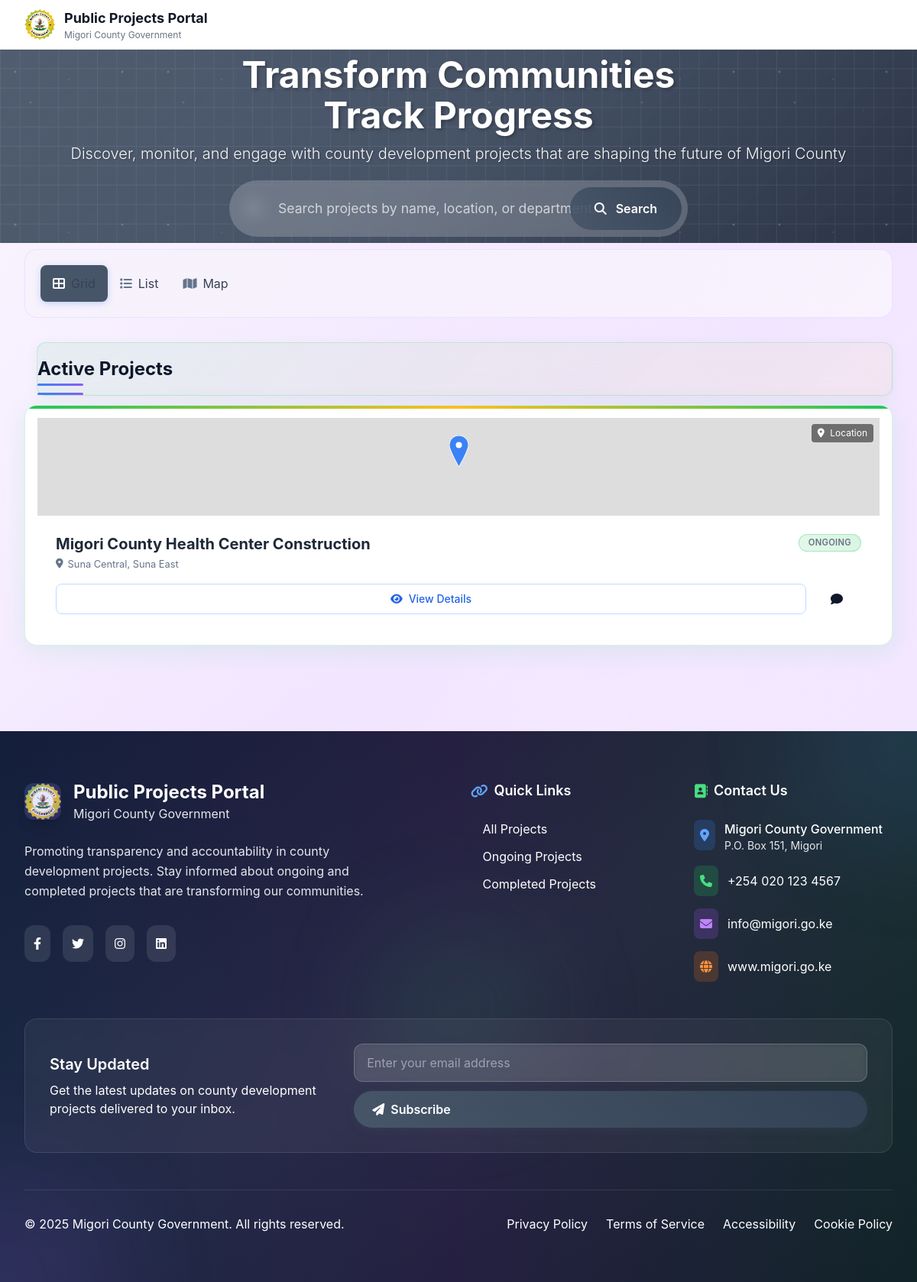
The page / on the database its author committed.
### tables this page shows
CREATE TABLE `projects` (
  `id` int(11) NOT NULL,
  `project_name` varchar(255) NOT NULL,
  `description` text DEFAULT NULL,
  `department_id` int(11) NOT NULL,
  `project_year` int(11) NOT NULL,
  `county_id` int(11) NOT NULL,
  `sub_county_id` int(11) NOT NULL,
  `ward_id` int(11) NOT NULL,
  `location_address` text DEFAULT NULL,
  `location_coordinates` varchar(100) DEFAULT NULL,
  `start_date` date DEFAULT NULL,
  `expected_completion_date` date DEFAULT NULL,
  `actual_completion_date` date DEFAULT NULL,
  `contractor_name` varchar(255) DEFAULT NULL,
  `contractor_contact` varchar(100) DEFAULT NULL,
  `status` enum('planning','ongoing','completed','suspended','cancelled') NOT NULL DEFAULT 'planning',
  `visibility` enum('private','published') DEFAULT 'private',
  `step_status` enum('awaiting','running','completed') DEFAULT 'awaiting',
  `progress_percentage` decimal(5,2) DEFAULT 0.00,
  `total_steps` int(11) DEFAULT 0,
  `completed_steps` int(11) DEFAULT 0,
  `created_by` int(11) DEFAULT NULL,
  `created_at` timestamp NOT NULL DEFAULT current_timestamp(),
  `updated_at` timestamp NOT NULL DEFAULT current_timestamp() ON UPDATE current_timestamp(),
  `average_rating` decimal(3,2) DEFAULT 5.00,
  `total_ratings` int(11) DEFAULT 0,
  `allocated_budget` decimal(15,2) DEFAULT 0.00,
  `spent_budget` decimal(15,2) DEFAULT 0.00,
  `budget_status` enum('not_allocated','allocated','overspent') DEFAULT 'not_allocated',
  `total_budget` decimal(15,2) DEFAULT NULL
);

CREATE TABLE `wards` (
  `id` int(11) NOT NULL,
  `name` varchar(100) NOT NULL,
  `sub_county_id` int(11) NOT NULL,
  `created_at` timestamp NOT NULL DEFAULT current_timestamp()
);

CREATE TABLE `sub_counties` (
  `id` int(11) NOT NULL,
  `name` varchar(100) NOT NULL,
  `county_id` int(11) NOT NULL,
  `created_at` timestamp NOT NULL DEFAULT current_timestamp()
);

### index.php (the view, shortened to what this page needs)
<?php
require_once 'includes/functions.php';
$search_query = $_GET['search'] ?? '';
function get_projects_by_status($status, $search_query = '', $limit = 6, $offset = 0) {
    global $pdo;
    $sql = "SELECT p.*, d.name as department_name, w.name as ward_name,
                   sc.name as sub_county_name, c.name as county_name
            FROM projects p
            JOIN departments d ON p.department_id = d.id
            JOIN wards w ON p.ward_id = w.id
            JOIN sub_counties sc ON p.sub_county_id = sc.id
            JOIN counties c ON p.county_id = c.id
            WHERE p.visibility = 'published' AND p.status = ?";
    $params = [$status];
    $sql .= " ORDER BY p.created_at DESC LIMIT ? OFFSET ?";
    $params[] = $limit;
    $params[] = $offset;
    $stmt = $pdo->prepare($sql);
    $stmt->execute($params);
    return $stmt->fetchAll();
}
$items_per_page = 6;
$ongoing_page = max(1, (int)($_GET['ongoing_page'] ?? 1));
$ongoing_offset = ($ongoing_page - 1) * $items_per_page;
$ongoing_projects = get_projects_by_status('ongoing', $search_query, $items_per_page, $ongoing_offset);
include 'includes/header.php';
?>
<link rel="stylesheet" href="https://unpkg.com/leaflet@1.9.4/dist/leaflet.css"/>
<section class="hero-modern">
    <div class="max-w-7xl mx-auto px-4 sm:px-6 lg:px-8">
        <div class="hero-content">
            <h1 class="hero-title text-white">
                Transform Communities
                <br>
                Track Progress
            </h1>
            <p class="hero-subtitle text-white">
                Discover, monitor, and engage with county development projects
                that are shaping the future of Migori County
            </p>
            <div class="search-modern">
                <form method="GET" action="index" class="relative">
                    <i class="fas fa-search search-icon"></i>
                    <input type="text" name="search" value="<?php echo htmlspecialchars($search_query); ?>"
                           placeholder="Search projects by name, location, or department..."
                           class="search-input">
                    <button type="submit" class="search-btn">
                        <i class="fas fa-search mr-2"></i>
                        Search
                    </button>
                </form>
            </div>
        </div>
    </div>
</section>
<section class="py-2 relative z-10">
    <div class="max-w-7xl mx-auto px-4 sm:px-6 lg:px-8">
        <div class="filter-section-modern">
            <div class="filter-grid-modern">
                <div class="view-toggle-modern">
                    <button id="gridView" onclick="switchView('grid')" class="view-btn-modern active">
                        <i class="fas fa-th-large"></i>
                        <span>Grid</span>
                    </button>
                    <button id="listView" onclick="switchView('list')" class="view-btn-modern">
                        <i class="fas fa-list"></i>
                        <span>List</span>
                    </button>
                    <button id="mapView" onclick="switchView('map')" class="view-btn-modern">
                        <i class="fas fa-map"></i>
                        <span>Map</span>
                    </button>
                </div>
            </div>
        </div>
    </div>
</section>
<main class="max-w-7xl mx-auto px-4 sm:px-6 lg:px-8 pb-4 relative z-10">
    <section id="gridContainer">
        <?php if (!empty($ongoing_projects)): ?>
        <div class="mb-4 fade-in-up">
            <div class="category-header-modern">
                <div class="category-title-modern">
                    Active Projects
                </div>
            </div>
            <div class="grid-modern">
                <?php foreach ($ongoing_projects as $index => $project): ?>
                    <div class="project-card-modern fade-in-up" style="--stagger-delay: <?php echo $index * 0.1; ?>s">
                        <?php if (!empty($project['location_coordinates'])): ?>
                            <div class="h-32 bg-gray-200 relative cursor-pointer" onclick="window.location.href='<?php echo BASE_URL; ?>projectDetails/<?php echo $project['id']; ?>'">
                                <div id="map-preview-<?php echo $project['id']; ?>" class="w-full h-full"></div>
                                <div class="absolute top-2 right-2 bg-black bg-opacity-50 text-white px-2 py-1 rounded text-xs">
                                    <i class="fas fa-map-marker-alt mr-1"></i>
                                    Location
                                </div>
                            </div>
                        <?php endif; ?>
                        <div class="p-6">
                            <div class="project-header">
                                <div>
                                    <h3 class="project-title"><?php echo htmlspecialchars($project['project_name']); ?></h3>
                                    <div class="project-location">
                                        <i class="fas fa-map-marker-alt"></i>
                                        <?php echo htmlspecialchars($project['ward_name'] . ', ' . $project['sub_county_name']); ?>
                                    </div>
                                </div>
                                <span class="status-badge-modern status-ongoing">
                                    Ongoing
                                </span>
                            </div>
                            <div class="flex gap-2 mt-4">
                                <a href="<?php echo BASE_URL; ?>projectDetails/<?php echo $project['id']; ?>"
                                   class="text-blue-600 hover:text-blue-800 font-medium text-sm transition-colors duration-200 flex items-center justify-center flex-1 px-4 py-2 border border-blue-200 rounded-lg hover:bg-blue-50">
                                    <i class="fas fa-eye mr-2"></i>
                                    View Details
                                </a>
                                <a href="#" onclick="openFeedbackModal(<?php echo $project['id']; ?>); return false;"
                                   class="btn-modern btn-secondary-modern">
                                    <i class="fas fa-comment"></i>
                                </a>
                            </div>
                        </div>
                    </div>
                <?php endforeach; ?>
            </div>
        </div>
        <?php endif; ?>
    </section>
</main>
<?php include 'includes/footer.php'; ?>

### rows shown on the page
projects: project_name "Migori County Health Center Construction", ward.name "Suna Central, Suna East"

### other values the page prints
APP_NAME "Public Projects Portal"
